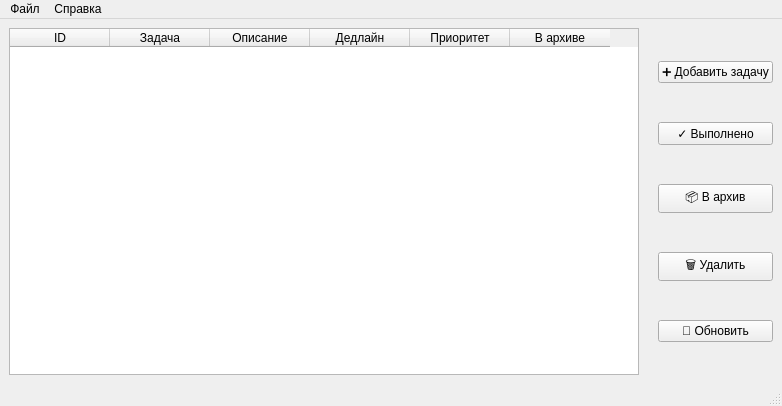
<?xml version="1.0" encoding="UTF-8"?>
<ui version="4.0">
 <class>MainWindow</class>
 <widget class="QMainWindow" name="MainWindow">
  <property name="geometry">
   <rect>
    <x>0</x>
    <y>0</y>
    <width>782</width>
    <height>406</height>
   </rect>
  </property>
  <property name="windowTitle">
   <string>MainWindow</string>
  </property>
  <widget class="QWidget" name="centralwidget">
   <layout class="QHBoxLayout" name="horizontalLayout">
    <item>
     <widget class="QTableWidget" name="m_tableWidget">
      <property name="editTriggers">
       <set>QAbstractItemView::NoEditTriggers</set>
      </property>
      <property name="selectionBehavior">
       <enum>QAbstractItemView::SelectRows</enum>
      </property>
      <column>
       <property name="text">
        <string>ID</string>
       </property>
      </column>
      <column>
       <property name="text">
        <string>Задача</string>
       </property>
      </column>
      <column>
       <property name="text">
        <string>Описание</string>
       </property>
      </column>
      <column>
       <property name="text">
        <string>Дедлайн</string>
       </property>
      </column>
      <column>
       <property name="text">
        <string>Приоритет</string>
       </property>
      </column>
      <column>
       <property name="text">
        <string>В архиве</string>
       </property>
      </column>
     </widget>
    </item>
    <item>
     <spacer name="horizontalSpacer">
      <property name="orientation">
       <enum>Qt::Horizontal</enum>
      </property>
      <property name="sizeType">
       <enum>QSizePolicy::Minimum</enum>
      </property>
      <property name="sizeHint" stdset="0">
       <size>
        <width>13</width>
        <height>20</height>
       </size>
      </property>
     </spacer>
    </item>
    <item>
     <layout class="QVBoxLayout" name="verticalLayout">
      <item>
       <widget class="QPushButton" name="addButton">
        <property name="text">
         <string>➕ Добавить задачу</string>
        </property>
       </widget>
      </item>
      <item>
       <widget class="QPushButton" name="completeButton">
        <property name="text">
         <string>✓ Выполнено</string>
        </property>
       </widget>
      </item>
      <item>
       <widget class="QPushButton" name="archiveButton">
        <property name="text">
         <string>📦 В архив</string>
        </property>
       </widget>
      </item>
      <item>
       <widget class="QPushButton" name="deleteButton">
        <property name="text">
         <string>🗑 Удалить</string>
        </property>
       </widget>
      </item>
      <item>
       <widget class="QPushButton" name="refreshButton">
        <property name="text">
         <string>🔄 Обновить</string>
        </property>
       </widget>
      </item>
     </layout>
    </item>
   </layout>
  </widget>
  <widget class="QMenuBar" name="menubar">
   <property name="geometry">
    <rect>
     <x>0</x>
     <y>0</y>
     <width>782</width>
     <height>21</height>
    </rect>
   </property>
   <widget class="QMenu" name="menuFile">
    <property name="title">
     <string>Файл</string>
    </property>
    <addaction name="actionExit"/>
   </widget>
   <widget class="QMenu" name="menuHelp">
    <property name="title">
     <string>Справка</string>
    </property>
    <addaction name="actionAbout"/>
   </widget>
   <addaction name="menuFile"/>
   <addaction name="menuHelp"/>
  </widget>
  <widget class="QStatusBar" name="statusBar"/>
  <action name="actionExit">
   <property name="text">
    <string>Выход</string>
   </property>
  </action>
  <action name="actionAbout">
   <property name="text">
    <string>О программе</string>
   </property>
  </action>
 </widget>
 <resources/>
 <connections>
  <connection>
   <sender>actionExit</sender>
   <signal>triggered()</signal>
   <receiver>MainWindow</receiver>
   <slot>close()</slot>
   <hints>
    <hint type="sourcelabel">
     <x>-1</x>
     <y>-1</y>
    </hint>
    <hint type="destinationlabel">
     <x>390</x>
     <y>202</y>
    </hint>
   </hints>
  </connection>
 </connections>
</ui>
